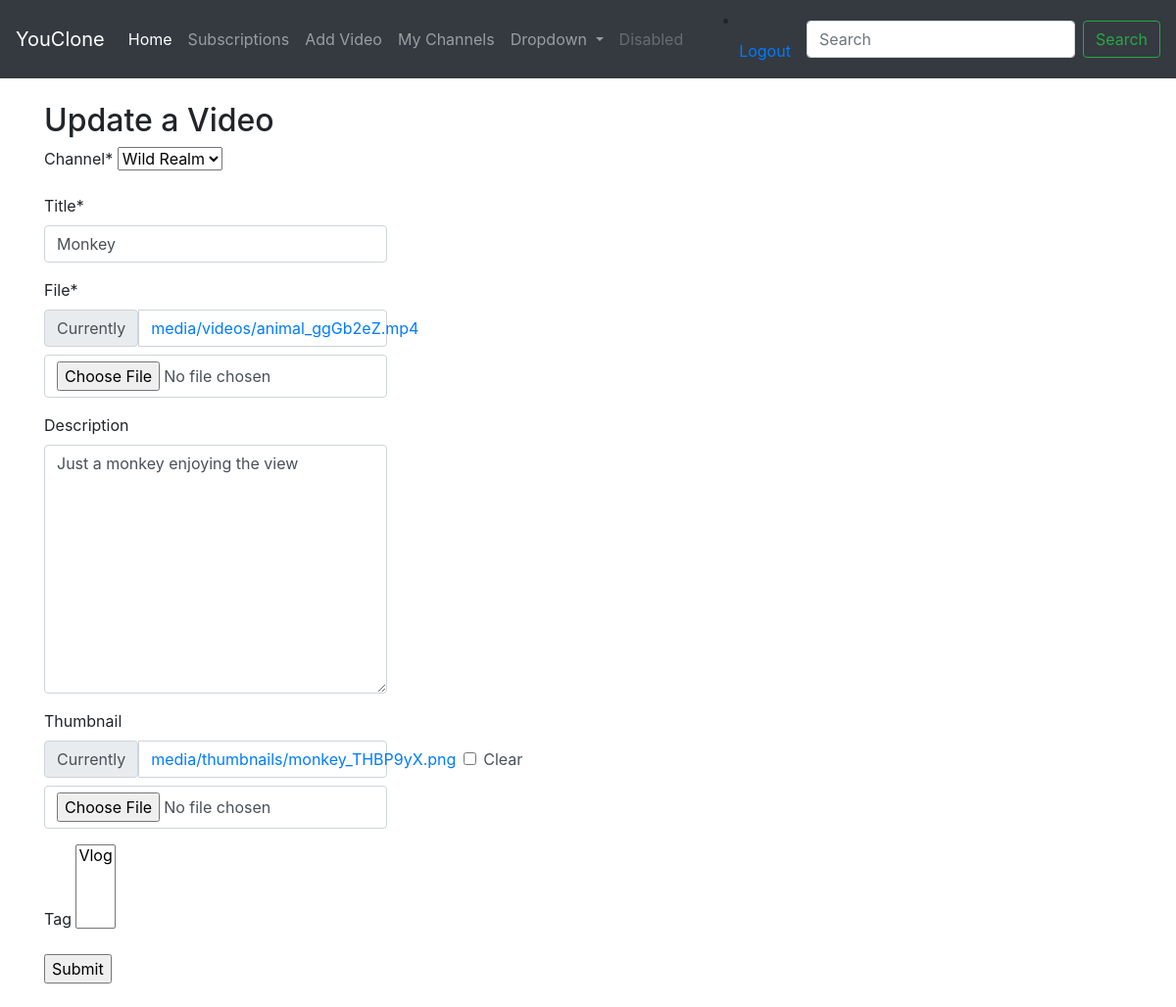
Page /video_update/3 (signed in) on the earlier database version.
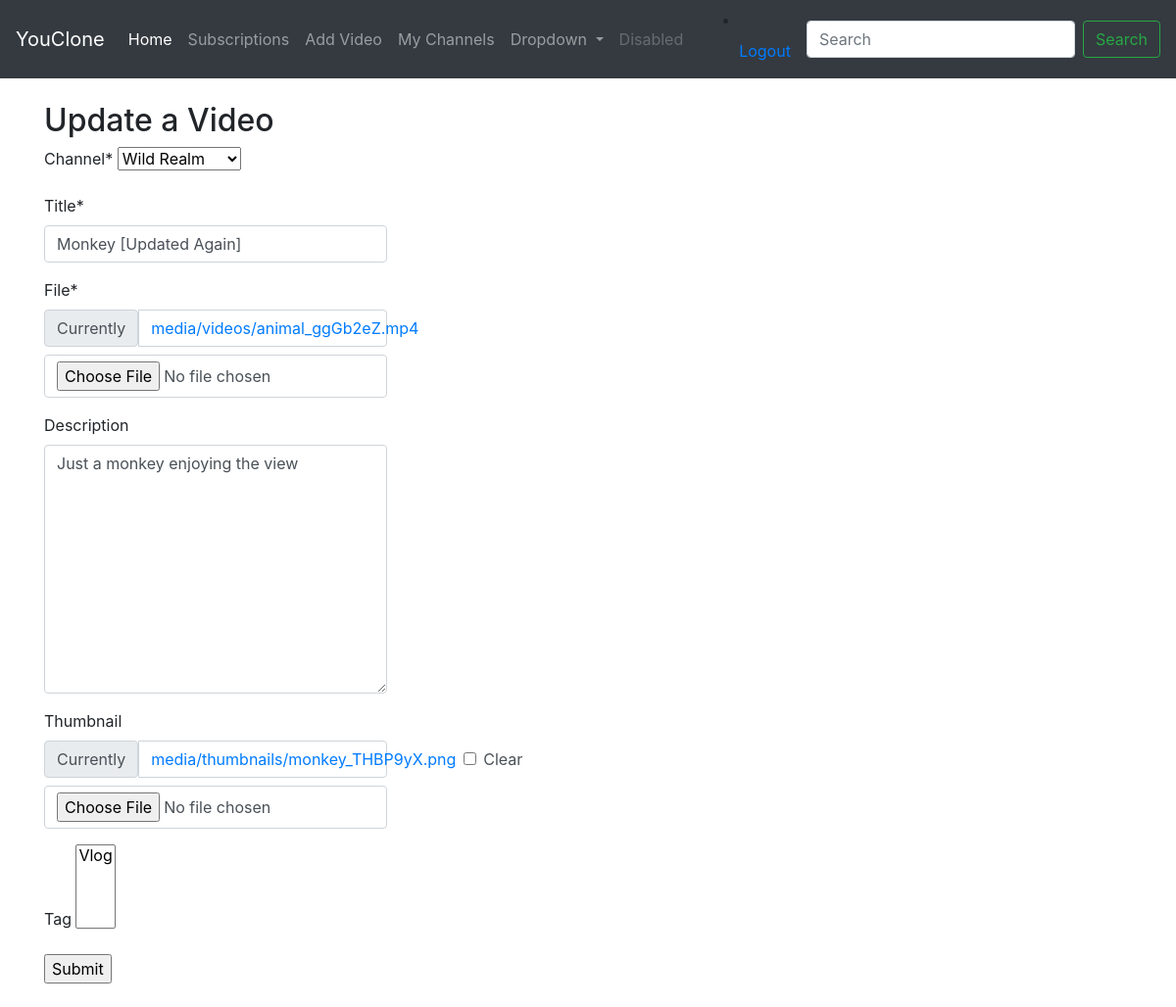
Same page on the later database version.
### video/models.py (models this page shows, shortened)
class Video(models.Model):
    title = models.CharField(max_length=80)
    user = models.ForeignKey(User, on_delete=models.CASCADE)
    channel = models.ForeignKey(Channel, null=True, on_delete=models.CASCADE)
    file = models.FileField(upload_to='media/videos/')
    thumbnail = models.ImageField(upload_to='media/thumbnails/', blank=True, null=True)
    description = models.TextField(max_length=5000, blank=True, null=True)
    upload_date = models.DateTimeField(auto_now_add=True)
    tag = models.ManyToManyField(Tag, blank=True)
    likes = models.IntegerField(default=0)
    views = models.IntegerField(default=0)

### video/views.py (the view)
# urls.py: path('video_update/<int:pk>', views.video_update, name='vide-update'),
@login_required
def video_update(request, pk):
    video = get_object_or_404(Video, pk=pk)
    if video.user != request.user:
        raise Http404('Unable to update this video, you are not the creator')
    form = VideoForm(request.POST or None, request.FILES or None, instance=video)
    if request.method == 'POST':
        if form.is_valid():
            form.instance.user = request.user
            form.save()
            return redirect(reverse('video:video-detail', kwargs={'pk': form.instance.id}))
    return render(request, 'video/update_video.html', {'form': form})

### video/forms.py
class VideoForm(forms.ModelForm):
    class Meta:
        model = Video
        fields = ['channel', 'title', 'file', 'description', 'thumbnail', 'tag']

### channel/models.py (called while the page is built)
    def __str__(self):
        return self.name

### video/models.py (called while the page is built)
    def __str__(self):
        return self.name

### video/templates/video/update_video.html (shortened to what this page needs)
{% extends 'video/base.html' %}
{% load crispy_forms_tags %}
{% block content %}
    <section class="container mt-4">
        <h2>Update a Video</h2>
        <div class="row">
            <div class="col-md-4 mb-4">
                <form method="POST" enctype="multipart/form-data">
                    {{ form|crispy }}
                    <input type="submit">
                </form>
                </div>
            </div>
    </section>
{% endblock %}

Differences in the rows shown:
changed Video "Wild Realm": title "Monkey" → "Monkey [Updated Again]"
